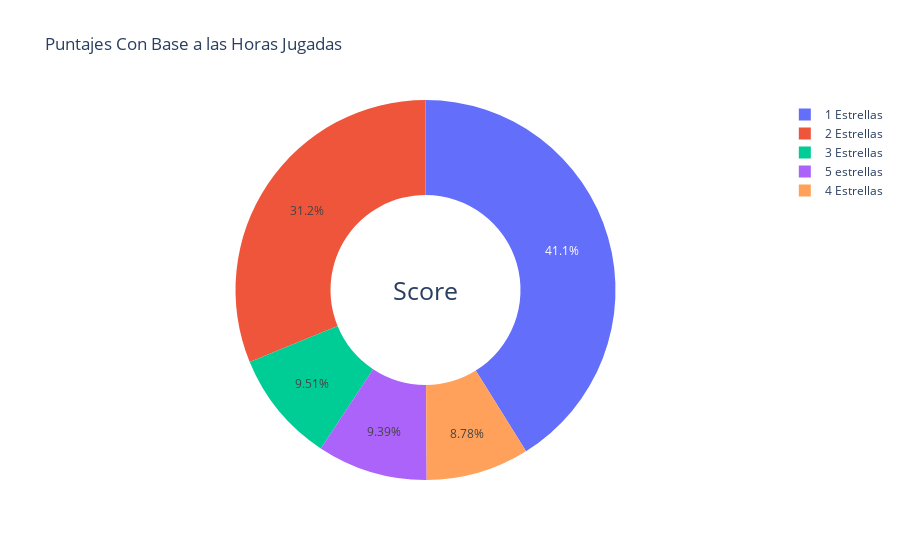

Notebook code cell kept with this figure:
### Code cell
import plotly as py
import plotly.graph_objs as go
import numpy as np
from scipy import special
import plotly.graph_objects as go
from plotly.subplots import make_subplots
py.offline.init_notebook_mode(connected=True)


labels = ["1 Estrellas", "2 Estrellas", "3 Estrellas", "4 Estrellas", "5 estrellas"] 
values = [e.hours[0], e.hours[1], e.hours[2], e.hours[3], e.hours[4]]

fig.data = []
fig.add_trace(go.Pie(labels=labels, values=values, name="Puntajes"))
# Use `hole` to create a donut-like pie chart
fig.update_traces(hole=.5, hoverinfo="label+percent+name")

fig.update_layout(
    title_text=" Puntajes Con Base a las Horas Jugadas ",
    # Add annotations in the center of the donut pies.
    annotations=[dict(text='Score', x=0.50, y=0.5, font_size=25, showarrow=False)]
)
fig.show()

### Figure 1 — Plotly figure (JSON) as saved in the notebook; plotly's stock layout.template omitted (floating-point values rounded to 4 significant figures)
{"data": [{"hole": 0.5, "hoverinfo": "label+percent+name", "labels": ["1 Estrellas", "2 Estrellas", "3 Estrellas", "4 Estrellas", "5 estrellas"], "name": "Puntajes", "type": "pie", "values": [319483, 242331, 73912, 68172, 72957]}], "layout": {"annotations": [{"font": {"size": 25}, "showarrow": false, "text": "Score", "x": 0.5, "y": 0.5}], "title": {"text": " Puntajes Con Base a las Horas Jugadas "}}}
